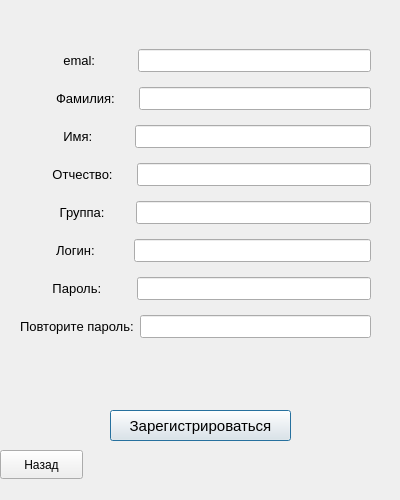
<?xml version="1.0" encoding="UTF-8"?>
<ui version="4.0">
 <class>RegistrationWindow</class>
 <widget class="QDialog" name="RegistrationWindow">
  <property name="geometry">
   <rect>
    <x>0</x>
    <y>0</y>
    <width>400</width>
    <height>500</height>
   </rect>
  </property>
  <property name="windowTitle">
   <string>Регистрация</string>
  </property>
  <widget class="QPushButton" name="pushButtoncheckregistration">
   <property name="geometry">
    <rect>
     <x>110</x>
     <y>410</y>
     <width>181</width>
     <height>31</height>
    </rect>
   </property>
   <property name="font">
    <font>
     <pointsize>11</pointsize>
    </font>
   </property>
   <property name="text">
    <string>Зарегистрироваться</string>
   </property>
  </widget>
  <widget class="QPushButton" name="backButton">
   <property name="geometry">
    <rect>
     <x>0</x>
     <y>450</y>
     <width>83</width>
     <height>29</height>
    </rect>
   </property>
   <property name="text">
    <string>Назад</string>
   </property>
  </widget>
  <widget class="QWidget" name="">
   <property name="geometry">
    <rect>
     <x>20</x>
     <y>40</y>
     <width>351</width>
     <height>307</height>
    </rect>
   </property>
   <layout class="QVBoxLayout" name="verticalLayout">
    <item>
     <layout class="QHBoxLayout" name="horizontalLayout">
      <item>
       <widget class="QLabel" name="labelemail">
        <property name="font">
         <font>
          <pointsize>10</pointsize>
         </font>
        </property>
        <property name="text">
         <string>            emal:          </string>
        </property>
       </widget>
      </item>
      <item>
       <widget class="QLineEdit" name="lineEditemail">
        <property name="font">
         <font>
          <pointsize>10</pointsize>
         </font>
        </property>
       </widget>
      </item>
     </layout>
    </item>
    <item>
     <layout class="QHBoxLayout" name="horizontalLayout_2">
      <item>
       <widget class="QLabel" name="labelsurname">
        <property name="font">
         <font>
          <pointsize>10</pointsize>
         </font>
        </property>
        <property name="text">
         <string>          Фамилия:     </string>
        </property>
       </widget>
      </item>
      <item>
       <widget class="QLineEdit" name="lineEditsurname">
        <property name="font">
         <font>
          <pointsize>10</pointsize>
         </font>
        </property>
       </widget>
      </item>
     </layout>
    </item>
    <item>
     <layout class="QHBoxLayout" name="horizontalLayout_3">
      <item>
       <widget class="QLabel" name="labelname">
        <property name="font">
         <font>
          <pointsize>10</pointsize>
         </font>
        </property>
        <property name="text">
         <string>            Имя:          </string>
        </property>
       </widget>
      </item>
      <item>
       <widget class="QLineEdit" name="lineEditname">
        <property name="font">
         <font>
          <pointsize>10</pointsize>
         </font>
        </property>
       </widget>
      </item>
     </layout>
    </item>
    <item>
     <layout class="QHBoxLayout" name="horizontalLayout_4">
      <item>
       <widget class="QLabel" name="labelpatronymic">
        <property name="font">
         <font>
          <pointsize>10</pointsize>
         </font>
        </property>
        <property name="text">
         <string>         Отчество:     </string>
        </property>
       </widget>
      </item>
      <item>
       <widget class="QLineEdit" name="lineEditpatronymic">
        <property name="font">
         <font>
          <pointsize>10</pointsize>
         </font>
        </property>
       </widget>
      </item>
     </layout>
    </item>
    <item>
     <layout class="QHBoxLayout" name="horizontalLayout_5">
      <item>
       <widget class="QLabel" name="labelgroup">
        <property name="font">
         <font>
          <pointsize>10</pointsize>
         </font>
        </property>
        <property name="text">
         <string>           Группа:       </string>
        </property>
       </widget>
      </item>
      <item>
       <widget class="QLineEdit" name="lineEditgroup">
        <property name="font">
         <font>
          <pointsize>10</pointsize>
         </font>
        </property>
       </widget>
      </item>
     </layout>
    </item>
    <item>
     <layout class="QHBoxLayout" name="horizontalLayout_6">
      <item>
       <widget class="QLabel" name="labelloginr">
        <property name="font">
         <font>
          <pointsize>10</pointsize>
         </font>
        </property>
        <property name="text">
         <string>          Логин:         </string>
        </property>
       </widget>
      </item>
      <item>
       <widget class="QLineEdit" name="lineEditloginr">
        <property name="font">
         <font>
          <pointsize>10</pointsize>
         </font>
        </property>
       </widget>
      </item>
     </layout>
    </item>
    <item>
     <layout class="QHBoxLayout" name="horizontalLayout_7">
      <item>
       <widget class="QLabel" name="labelpasswordr">
        <property name="font">
         <font>
          <pointsize>10</pointsize>
         </font>
        </property>
        <property name="text">
         <string>         Пароль:        </string>
        </property>
       </widget>
      </item>
      <item>
       <widget class="QLineEdit" name="lineEditpasswordr1">
        <property name="font">
         <font>
          <pointsize>10</pointsize>
         </font>
        </property>
       </widget>
      </item>
     </layout>
    </item>
    <item>
     <layout class="QHBoxLayout" name="horizontalLayout_8">
      <item>
       <widget class="QLabel" name="labelpasswordagain">
        <property name="font">
         <font>
          <pointsize>10</pointsize>
         </font>
        </property>
        <property name="text">
         <string>Повторите пароль:</string>
        </property>
       </widget>
      </item>
      <item>
       <widget class="QLineEdit" name="lineEditpasswordr2">
        <property name="font">
         <font>
          <pointsize>10</pointsize>
         </font>
        </property>
       </widget>
      </item>
     </layout>
    </item>
   </layout>
  </widget>
 </widget>
 <resources/>
 <connections/>
</ui>
